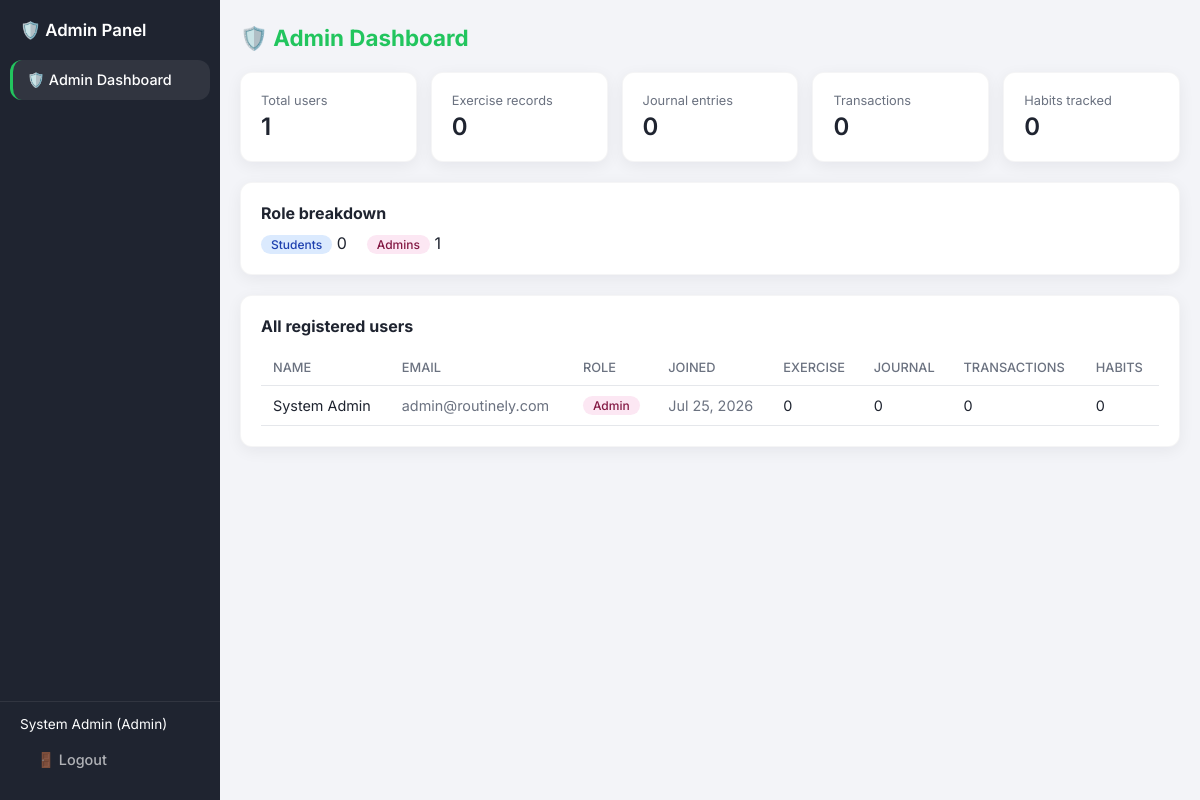
Screenshot of /admin_dashboard.php (signed in) with the database file from the repository.
### tables this page shows
CREATE TABLE `users` (
  `user_id` int(11) NOT NULL,
  `name` varchar(100) NOT NULL,
  `email` varchar(100) NOT NULL,
  `password` varchar(255) NOT NULL,
  `role` enum('admin','student') NOT NULL DEFAULT 'student',
  `created_at` timestamp NOT NULL DEFAULT current_timestamp()
);

### admin_dashboard.php (the view, shortened to what this page needs)
<?php
require 'database.php';
$total_users        = $conn->query("SELECT COUNT(*) AS c FROM users")->fetch_assoc()['c'];
$total_students     = $conn->query("SELECT COUNT(*) AS c FROM users WHERE role = 'student'")->fetch_assoc()['c'];
$total_admins       = $conn->query("SELECT COUNT(*) AS c FROM users WHERE role = 'admin'")->fetch_assoc()['c'];
$total_exercise     = $conn->query("SELECT COUNT(*) AS c FROM exercise_records")->fetch_assoc()['c'];
$total_journal      = $conn->query("SELECT COUNT(*) AS c FROM journal_entries")->fetch_assoc()['c'];
$total_transactions = $conn->query("SELECT COUNT(*) AS c FROM transactions")->fetch_assoc()['c'];
$total_habits       = $conn->query("SELECT COUNT(*) AS c FROM habit_records")->fetch_assoc()['c'];
$users_result = $conn->query(
    "SELECT u.user_id, u.name, u.email, u.role, u.created_at,
        (SELECT COUNT(*) FROM exercise_records er WHERE er.user_id = u.user_id) AS exercise_count,
        (SELECT COUNT(*) FROM journal_entries je WHERE je.user_id = u.user_id) AS journal_count,
        (SELECT COUNT(*) FROM transactions t WHERE t.user_id = u.user_id) AS transaction_count,
        (SELECT COUNT(*) FROM habit_records hr WHERE hr.user_id = u.user_id) AS habit_count
     FROM users u
     ORDER BY u.created_at DESC"
);
$users = $users_result->fetch_all(MYSQLI_ASSOC);
?>
<!DOCTYPE html>
<html lang="en">
<head>
<link rel="stylesheet" href="style.css">
</head>
<body>
<div class="app-layout">
  <aside class="sidebar">
    <div class="sidebar-logo"><span class="sidebar-logo-text">🛡️ Admin Panel</span></div>
    <nav class="sidebar-nav">
      <a href="admin_dashboard.php" class="sidebar-link active">🛡️ Admin Dashboard</a>
    </nav>
    <div class="sidebar-footer">
      <div class="sidebar-user"><?= htmlspecialchars($_SESSION['name']) ?> (Admin)</div>
      <a href="logout.php" class="sidebar-link">🚪 Logout</a>
    </div>
  </aside>
  <div class="main-content">
  <div class="container">
    <div class="page-header">
      <h1>🛡️ Admin Dashboard</h1>
    </div>
    <div class="admin-stats-grid">
      <div class="card stat-card">
        <div class="stat-label">Total users</div>
        <div class="stat-value"><?= (int)$total_users ?></div>
      </div>
      <div class="card stat-card">
        <div class="stat-label">Exercise records</div>
        <div class="stat-value"><?= (int)$total_exercise ?></div>
      </div>
      <div class="card stat-card">
        <div class="stat-label">Journal entries</div>
        <div class="stat-value"><?= (int)$total_journal ?></div>
      </div>
      <div class="card stat-card">
        <div class="stat-label">Transactions</div>
        <div class="stat-value"><?= (int)$total_transactions ?></div>
      </div>
      <div class="card stat-card">
        <div class="stat-label">Habits tracked</div>
        <div class="stat-value"><?= (int)$total_habits ?></div>
      </div>
    </div>
    <div class="card" style="margin-bottom: 20px;">
      <strong>Role breakdown</strong>
      <div style="margin-top:10px; display:flex; gap:20px;">
        <div><span class="role-badge student">Students</span> <?= (int)$total_students ?></div>
        <div><span class="role-badge admin">Admins</span> <?= (int)$total_admins ?></div>
      </div>
    </div>
    <div class="card">
      <strong>All registered users</strong>
      <?php if (empty($users)): ?>
        <p class="text-muted" style="margin-top:14px;">No users registered yet.</p>
      <?php else: ?>
        <table class="data-table" style="margin-top:14px;">
          <thead>
            <tr>
              <th>Name</th>
              <th>Email</th>
              <th>Role</th>
              <th>Joined</th>
              <th>Exercise</th>
              <th>Journal</th>
              <th>Transactions</th>
              <th>Habits</th>
            </tr>
          </thead>
          <tbody>
            <?php foreach ($users as $u): ?>
              <tr>
                <td><?= htmlspecialchars($u['name']) ?></td>
                <td class="text-muted"><?= htmlspecialchars($u['email']) ?></td>
                <td>
                  <span class="role-badge <?= $u['role'] === 'admin' ? 'admin' : 'student' ?>">
                    <?= htmlspecialchars(ucfirst($u['role'])) ?>
                  </span>
                </td>
                <td class="text-muted"><?= date('M j, Y', strtotime($u['created_at'])) ?></td>
                <td><?= (int)$u['exercise_count'] ?></td>
                <td><?= (int)$u['journal_count'] ?></td>
                <td><?= (int)$u['transaction_count'] ?></td>
                <td><?= (int)$u['habit_count'] ?></td>
              </tr>
            <?php endforeach; ?>
          </tbody>
        </table>
      <?php endif; ?>
    </div>
  </div>
  </div>
</div>
</body>
</html>

### style.css (style rules this page uses)
:root { --theme-primary: #22c55e; --theme-primary-dark: #16a34a; --theme-primary-light: #dcfce7; --theme-blue: var(--theme-primary); --theme-blue-dark: var(--theme-primary-dark); --theme-bg: #f3f4f8; --theme-card-bg: #ffffff; --theme-border: #e5e7eb; --theme-text: #1f2430; --theme-text-muted: #6b7280; --theme-danger: #dc2626; --theme-success: #16a34a; --radius: 12px; }
* { box-sizing: border-box; }
body { margin: 0; font-family: "Inter", "Segoe UI", Arial, sans-serif; background: var(--theme-bg); color: var(--theme-text); }
a { color: var(--theme-blue); text-decoration: none; }
.container { max-width: 1100px; margin: 0 auto; padding: 24px 20px; }
.text-muted { color: var(--theme-text-muted); }
.card { background: var(--theme-card-bg); border: 1px solid rgba(15, 23, 42, 0.04); border-radius: var(--radius); padding: 20px; box-shadow: 0 4px 16px rgba(15, 23, 42, 0.06); }
.page-header { display: flex; align-items: center; justify-content: space-between; margin-bottom: 20px; }
.page-header h1 { font-size: 1.4rem; margin: 0; color: var(--theme-blue); }
table.data-table { width: 100%; border-collapse: collapse; }
table.data-table th, table.data-table td { text-align: left; padding: 10px 12px; border-bottom: 1px solid var(--theme-border); font-size: 0.9rem; }
table.data-table th { color: var(--theme-text-muted); font-weight: 500; font-size: 0.8rem; text-transform: uppercase; }
.stat-card { text-align: left; }
.stat-card .stat-label { font-size: 0.8rem; color: var(--theme-text-muted); margin-bottom: 4px; }
.stat-card .stat-value { font-size: 1.5rem; font-weight: 600; }
:root { --sidebar-bg: #1f2430; --sidebar-text: rgba(255,255,255,0.65); --sidebar-text-active: #ffffff; --sidebar-active-bg: rgba(255,255,255,0.08); --sidebar-width: 220px; }
.app-layout { display: flex; min-height: 100vh; }
.sidebar { width: var(--sidebar-width); flex-shrink: 0; background: var(--sidebar-bg); display: flex; flex-direction: column; padding: 20px 0; }
.sidebar-logo-text { display: block; padding: 0 20px 20px; font-size: 1.05rem; font-weight: 600; color: #fff; }
.sidebar-nav { flex: 1; display: flex; flex-direction: column; gap: 2px; padding: 0 10px; }
.sidebar-link { display: flex; align-items: center; gap: 10px; padding: 11px 14px; border-radius: var(--radius); color: var(--sidebar-text); font-size: 0.9rem; font-weight: 500; border-left: 3px solid transparent; }
.sidebar-link.active { background: var(--sidebar-active-bg); color: var(--sidebar-text-active); border-left: 3px solid var(--theme-primary); }
.sidebar-footer { padding: 14px 20px 0; margin-top: 10px; border-top: 1px solid rgba(255,255,255,0.08); }
.sidebar-user { color: #fff; font-size: 0.85rem; margin-bottom: 8px; }
.main-content { flex: 1; min-width: 0; background: var(--theme-bg); }

### admin_dashboard.php (style rules this page uses)
.admin-stats-grid { display: grid; grid-template-columns: repeat(5, 1fr); gap: 14px; margin-bottom: 20px; }
.role-badge { display: inline-block; padding: 2px 10px; border-radius: 20px; font-size: 0.75rem; font-weight: 500; }
.role-badge.admin { background: #fce7f3; color: #831843; }
.role-badge.student { background: #dbeafe; color: #1e40af; }

### rows the page displays
users: name "System Admin", email "admin@routinely.com", role "Admin", created_at "Jul 25, 2026", exercise_count "0", journal_count "0", transaction_count "0", habit_count "0"

### other values shown
$_SESSION['name'] "System Admin"
$total_users "1"
$total_exercise "0"
$total_journal "0"
$total_transactions "0"
$total_habits "0"
$total_students "0"
$total_admins "1"
